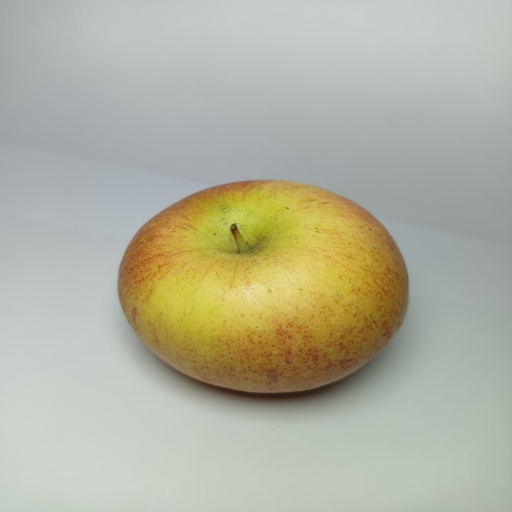
#> input picture Dataset/Fresh_Apple/IMG20260204225638.jpg, 512 x 512 px; its folder holds only this picture in this run
$ jupyter execute --allow-errors percobaan3.ipynb   (older library calls are emulated)
#> lines starting #> are read from the running program, lines starting #| are printed output that depends on the picture
# Klasifikasi Kesegaran Buah Menggunakan Metode GLCM dan Random Forest
## Percobaan 3 — Preprocessing: Resize + Median Filter + Histogram Equalization + Sobel + Sharpening (5 Preprocessing)
### Nama Anggota
- Thoriq Abdillah Falian Kusuma : F1D02410098
- Jasmine Aulia Santoso : F1D02410010
- Ulul Asmi : F1D002410144
- Fatriya Annastha Putra : F1D02410046

## Import Library

Cell dibawah mengimpor seluruh library yang dibutuhkan sepanjang program.

Library `os` digunakan untuk melakukan navigasi sistem file, sehingga program dapat membaca folder dataset dan melakukan iterasi secara otomatis pada setiap subfolder kelas. `OpenCV (cv2)` digunakan untuk membaca citra dari media penyimpanan, melakukan konversi warna dari BGR ke grayscale, serta mengubah ukuran citra (resize) agar memiliki dimensi yang seragam. Untuk keperluan visualisasi, `Matplotlib (matplotlib.pyplot)` digunakan untuk menampilkan sampel citra, grafik distribusi data, dan confusion matrix.

Dalam pengolahan data numerik, `NumPy` digunakan untuk melakukan operasi pada array multidimensi yang berfungsi menyimpan data citra, label, serta hasil perhitungan fitur. `Pandas` digunakan untuk mengelola data hasil ekstraksi fitur dalam bentuk DataFrame serta menyimpan dan membaca data dalam format CSV. Pembagian dataset menjadi data latih dan data uji dilakukan menggunakan fungsi `train_test_split` dari library `scikit-learn`, sehingga proses pembagian data dapat dilakukan secara acak namun tetap dapat direproduksi.

Pada tahap ekstraksi fitur tekstur, digunakan fungsi `graycomatrix` dan `graycoprops` dari library `scikit-image` untuk membentuk Gray-Level Co-occurrence Matrix (GLCM) dan menghitung berbagai karakteristik tekstur seperti contrast, correlation, energy, dan homogeneity. Selain itu, fungsi `entrop` dari library `SciPy` digunakan untuk menghitung nilai entropi berdasarkan distribusi probabilitas pada matriks GLCM sebagai fitur tambahan yang merepresentasikan kompleksitas tekstur citra.

Tahap klasifikasi dilakukan menggunakan tiga algoritma pembelajaran mesin dari library scikit-learn, yaitu RandomForestClassifier sebagai metode klasifikasi berbasis ensemble pohon keputusan, SVC (Support Vector Classifier) sebagai implementasi algoritma Support Vector Machine (SVM) dengan kernel Radial Basis Function (RBF), serta KNeighborsClassifier yang menerapkan metode K-Nearest Neighbors (KNN). Evaluasi performa model dilakukan menggunakan berbagai metrik dari sklearn.metrics, meliputi accuracy, precision, recall, F1-score, classification report, dan confusion matrix. Selanjutnya, Seaborn digunakan untuk menghasilkan visualisasi statistik tingkat lanjut, khususnya dalam menampilkan heatmap correlation matrix yang digunakan untuk menganalisis hubungan antar fitur yang diekstraksi.

Perbedaan penggunaan dibanding Percobaan 1 & 2: Pada Percobaan 3, cv2.filter2D digunakan secara aktif untuk operasi Sharpening dengan kernel, sementara numpy dimanfaatkan secara lebih intensif untuk implementasi manual konvolusi Sobel (kernel Sx dan Sy) dan perhitungan magnitude gradien.

[cell 1]
import os
import cv2 as cv
import matplotlib.pyplot as plt
import numpy as np
import pandas as pd
from sklearn.model_selection import train_test_split
from sklearn.metrics import accuracy_score, precision_score, recall_score, f1_score, classification_report
from sklearn.metrics import confusion_matrix, ConfusionMatrixDisplay
from skimage.feature import graycomatrix, graycoprops
from scipy.stats import entropy
from sklearn.ensemble import RandomForestClassifier
from sklearn.svm import SVC
from sklearn.neighbors import KNeighborsClassifier
import seaborn as sns

## Data Loading

Cell ini membaca seluruh gambar dari folder dataset dan melakukan resize seragam ke 250×250 piksel.

Yang dilakukan:

Fungsi resize_image(image, target_size=(250, 250)) didefinisikan sebagai wrapper modular untuk cv.resize()
Iterasi setiap subfolder dalam direktori Dataset/ masing-masing subfolder mewakili satu kelas
Setiap gambar dibaca, di-resize ke 250×250 piksel, dan dikonversi ke np.uint8
Gambar, label, dan nama file disimpan ke list masing-masing lalu dikonversi ke numpy array
Output: Total data: 828 dan Labels: ['Fresh_Apple' 'Moderately_Fresh_Apple' 'Rotten_Apple']

Ukuran resize 250×250 piksel konsisten dengan Percobaan 1 dan 2, memastikan dimensi seragam sebagai syarat pemrosesan batch dan komputasi GLCM yang efisien.

[cell 2]
def resize_image(image, target_size=(250, 250)):
    return cv.resize(image, target_size)

data = []
labels = []
file_name = []

dataset_path = 'Dataset'

for sub_folder in sorted(os.listdir(dataset_path)):
    folder_path = os.path.join(dataset_path, sub_folder)
    if not os.path.isdir(folder_path):
        continue
    for filename in os.listdir(folder_path):
        img_path = os.path.join(folder_path, filename)
        img = cv.imread(img_path)
#> img is the input picture: shape (512, 512, 3); mean B, G, R 159.2, 178, 177.7
        if img is None:
            continue
        img = resize_image(img, (250, 250))
        img = img.astype(np.uint8)
        data.append(img)
        labels.append(sub_folder)
        file_name.append(filename)

data = np.array(data)
labels = np.array(labels)
print(f'Total data: {len(data)}')
#| Total data: 2
print(f'Labels: {np.unique(labels)}')

## Data Understanding

Cell ini menampilkan distribusi jumlah gambar per kelas menggunakan bar chart.

Distribusi Dataset:

Fresh_Apple berjumlah 507 gambar dengan proporsi ±61.2%.
Moderately_Fresh_Apple berjumlah 166 gambar dengan proporsi ±20.0%.
Rotten_Apple berjumlah 155 gambar dengan proporsi ±18.7%.
Total berjumlah 828 gambar dengan proporsi 100%.

Dataset identik dengan Percobaan 1 dan 2. Distribusi tidak seimbang dengan Fresh_Apple mendominasi (~3× lebih banyak dari kelas lain) tetap menjadi karakteristik yang relevan dalam interpretasi hasil evaluasi model.

Karakteristik visual gambar:

Gambar diambil dengan kamera smartphone dalam kondisi pencahayaan dan background bervariasi
Apel segar: permukaan mulus, tekstur seragam, warna merah/hijau cerah
Apel cukup segar: mulai ada bercak kecil dan perubahan warna lokal
Apel busuk: permukaan tidak merata, bercak coklat/hitam signifikan, tekstur kasar

[cell 3]
unique, counts = np.unique(labels, return_counts=True)
plt.figure(figsize=(8, 5))
plt.bar(unique, counts, color=['green', 'orange', 'red'])
plt.xlabel('Kelas')
plt.ylabel('Jumlah Gambar')
plt.title('Distribusi Dataset Buah Apel')
for i, (u, c) in enumerate(zip(unique, counts)):
    plt.text(i, c + 5, str(c), ha='center', fontweight='bold')
plt.tight_layout()
plt.show()
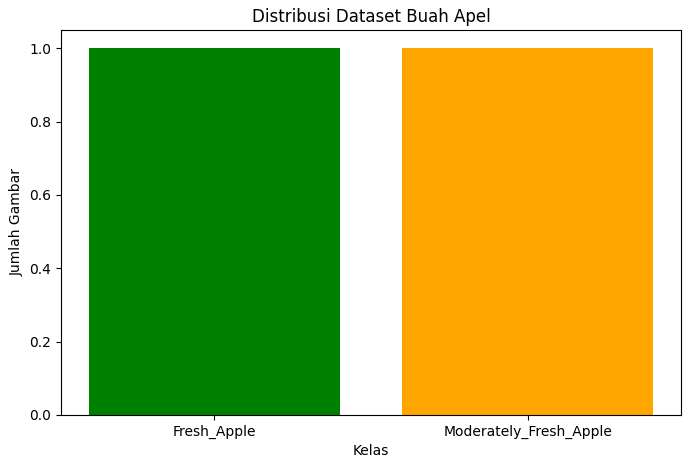
#> figure drawn by matplotlib, 1 panel

## Sample Data

Cell ini menggunakan fungsi show_sample_images() untuk menampilkan contoh gambar original dari setiap kelas dalam format grid 3×3.

Yang dilakukan:

Fungsi menerima array gambar, label, nama kelas, judul, dan jumlah sampel (n=3)
Grid 3 baris × 3 kolom = 9 gambar total, gambar BGR dikonversi ke RGB sebelum ditampilkan
Dipanggil dengan judul 'Sample Data Original' untuk membedakan dari visualisasi di tahap preprocessing berikutnya

Tujuan: Memverifikasi data terbaca benar, warna natural, dan label sesuai konten. Fungsi ini bersifat reusable dan dipanggil kembali setelah setiap tahap preprocessing untuk memperlihatkan transformasi visual yang terjadi.

[cell 4]
def show_sample_images(images, labels, class_names, title='Sample Images', n=3):
#> called with images = array of shape (2, 250, 250, 3), labels = array of shape (2,), title = 'Sample Data Original', n = 3
    fig, axes = plt.subplots(len(class_names), n, figsize=(n*3, len(class_names)*3))
    fig.suptitle(title, fontsize=14, fontweight='bold')
    for i, cls in enumerate(class_names):
        idx = np.where(labels == cls)[0]
        for j in range(min(n, len(idx))):
            img = images[idx[j]]
            if len(img.shape) == 3:
                axes[i][j].imshow(cv.cvtColor(img, cv.COLOR_BGR2RGB))
            else:
                axes[i][j].imshow(img, cmap='gray')
            axes[i][j].set_title(f'{cls}', fontsize=9)
            axes[i][j].axis('off')
    plt.tight_layout()
    plt.show()
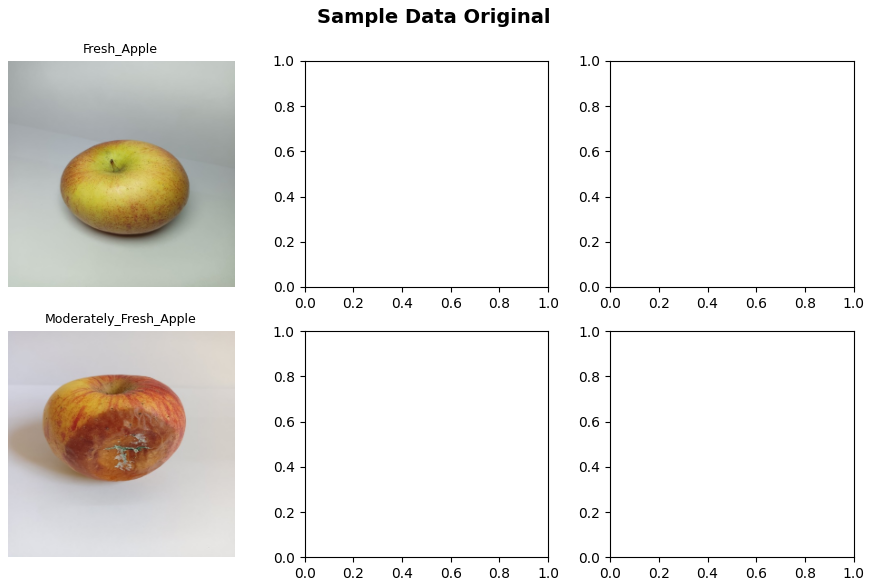
#> figure drawn by matplotlib, 2 panels

class_names = sorted(np.unique(labels))
show_sample_images(data, labels, class_names, 'Sample Data Original')

## Grayscale

Cell ini mengkonversi seluruh gambar dari BGR (3-channel) ke Grayscale (1-channel) menggunakan cv.cvtColor(img, cv.COLOR_BGR2GRAY).

Yang dilakukan:

Iterasi setiap gambar dalam data, konversi ke grayscale, simpan ke list img_grey
Hasil divisualisasikan dengan show_sample_images(img_grey, ..., 'Grayscale Images')

Grayscale dilakukan sebagai prasyarat wajib untuk seluruh preprocessing dan GLCM berikutnya, yaitu Sobel, Histogram Equalization, dan GLCM semuanya bekerja pada data intensitas tunggal (0–255). Formula pembobotan Y = 0.114B + 0.587G + 0.299R mempertahankan persepsi kecerahan yang akurat.

[cell 5]
img_grey = []
for img in data:
    gray = cv.cvtColor(img, cv.COLOR_BGR2GRAY)
    img_grey.append(gray)
#> this loop made 2 passes
#> pass 1, `gray = cv.cvtColor(img, cv.COLOR_BGR2GRAY)`:
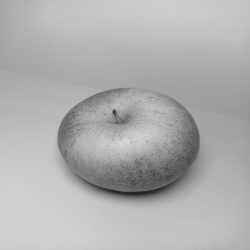
#> gray: shape (250, 250); min 34, max 217, mean 175.7
#> pass 2, `gray = cv.cvtColor(img, cv.COLOR_BGR2GRAY)`:
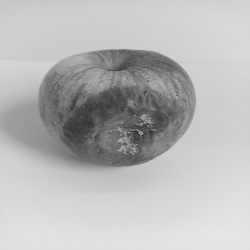
#> gray: shape (250, 250); min 38, max 232, mean 185
#> after the loop, img_grey = 2 items
img_grey = np.array(img_grey)

show_sample_images(img_grey, labels, class_names, 'Grayscale Images')

## Preprocessing 3: Resize + Median Filter + Histogram Equalization + Sobel + Sharpening
Pada percobaan 3, digunakan 5 preprocessing:
1. **Resize** (sudah dilakukan saat data loading ke ukuran 250x250)
2. **Median Filter** — menghilangkan noise salt & pepper
3. **Histogram Equalization** — meningkatkan kontras gambar
4. **Sobel Edge Detection** — mendeteksi tepi/batas area busuk pada apel
5. **Sharpening** — mempertegas detail tekstur permukaan buah

### Step 1: Median Filter

Cell ini menerapkan Median Filter manual (kernel 3×3) pada gambar grayscale untuk menghilangkan noise.

Yang dilakukan:

Fungsi hitung_median() dan median_filter(image, kernel_size=3) diimplementasikan manual
Sliding window 3×3 digeser ke setiap piksel; nilai output = median dari 9 piksel dalam window
Gambar di-pad dengan np.pad(..., mode='reflect') agar tepi gambar tetap diproses
Hasil 828 gambar disimpan dalam img_median
Visualisasi ditampilkan dengan judul 'Hasil Median Filter'

Fungsi: Menghilangkan noise salt-and-pepper sambil mempertahankan tepi objek (edge-preserving), sehingga sinyal tepi pada tahap Sobel berikutnya tidak terkontaminasi noise.

[cell 6]
def hitung_median(image):
    return np.median(image)

def median_filter(image, kernel_size=3):
    pad = kernel_size // 2
    padded = np.pad(image, pad, mode='reflect')
    result = np.zeros_like(image)
    for i in range(image.shape[0]):
        for j in range(image.shape[1]):
            window = padded[i:i+kernel_size, j:j+kernel_size]
            result[i, j] = hitung_median(window)
    return result.astype(np.uint8)

img_median = []
for img in img_grey:
    filtered = median_filter(img, kernel_size=3)
    img_median.append(filtered)
#> this loop made 2 passes
#> pad in median_filter on passes 1 to 2: 1, 1
#> after the loop, img_median = 2 items
img_median = np.array(img_median)

show_sample_images(img_median, labels, class_names, 'Hasil Median Filter')

### Step 2: Histogram Equalization

Cell ini menerapkan Histogram Equalization manual pada hasil Median Filter.

Yang dilakukan:
Fungsi histogram_equalization(image) mengimplementasikan HE melalui langkah:

Hitung histogram intensitas (np.histogram, 256 bins)
Hitung CDF (Cumulative Distribution Function) dari histogram
Masking nilai CDF=0 untuk menghindari pembagian nol
Linear stretching: (cdf - min) * 255 / (max - min) → lookup table [0, 255]
Mapping setiap piksel melalui lookup table

Hasilnya disimpan dalam img_histeq dan divisualisasikan.

Fungsi: Meratakan distribusi intensitas ke rentang penuh [0–255] sehingga kontras lokal meningkat. Output HE menjadi input Sobel dengan kontras yang lebih tinggi menghasilkan gradien tepi yang lebih kuat dan lebih mudah dideteksi.

[cell 7]
def histogram_equalization(image):
    hist, bins = np.histogram(image.flatten(), 256, [0, 256])
    cdf = hist.cumsum()
    cdf_normalized = cdf * hist.max() / cdf.max()
    cdf_m = np.ma.masked_equal(cdf, 0)
    cdf_m = (cdf_m - cdf_m.min()) * 255 / (cdf_m.max() - cdf_m.min())
    cdf = np.ma.filled(cdf_m, 0).astype('uint8')
    return cdf[image]

img_histeq = []
for img in img_median:
    equalized = histogram_equalization(img)
    img_histeq.append(equalized)
#> this loop made 2 passes
#> pass 1, `equalized = histogram_equalization(img)`:
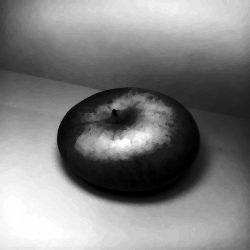
#> equalized: shape (250, 250); min 0, max 255, mean 128.9
#> pass 2, `equalized = histogram_equalization(img)`:
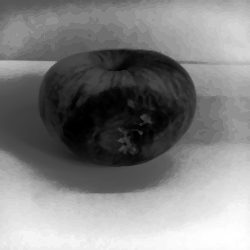
#> equalized: shape (250, 250); min 0, max 255, mean 129.3
#> after the loop, img_histeq = 2 items
img_histeq = np.array(img_histeq)

show_sample_images(img_histeq, labels, class_names, 'Hasil Histogram Equalization')

### Step 3: Sobel Edge Detection

Cell ini menerapkan deteksi tepi Sobel manual menggunakan konvolusi kernel 3×3.

Yang dilakukan:

Fungsi convo_edge(image, kernel):

Implementasi konvolusi manual dengan padding reflektif
Sliding window mengalikan piksel dengan elemen kernel dan menjumlahkan hasilnya
Menghasilkan peta gradien dalam satu arah (horizontal atau vertikal)

Fungsi deteksi_tepi(image, Sx, Sy):

Gx = convo_edge(image, Sx) — gradien horizontal (tepi vertikal)
Gy = convo_edge(image, Sy) — gradien vertikal (tepi horizontal)
magnitude = √(Gx² + Gy²) — magnitude gradien total
np.clip(magnitude, 0, 255) — pembatasan ke rentang valid
Hasilnya disimpan dalam img_sobel dan divisualisasikan

Alasan menggunakan metode Sobel:

Apel busuk memiliki batas yang jelas antara area busuk (gelap, tidak merata) dan area sehat (terang, seragam), batas ini menghasilkan gradien intensitas tinggi yang tertangkap Sobel.
Gambar tepi Sobel menonjolkan pola tepi tekstur daripada intensitas absolut, memberikan representasi yang berbeda secara fundamental dari preprocessing sebelumnya.
Implementasi manual (tanpa cv2.Sobel) menunjukkan pemahaman algoritmik terhadap operasi konvolusi.

Dampak pada nilai fitur: Setelah Sobel, nilai Contrast meningkat drastis dibanding Percobaan 2 (rata-rata ~44.3 vs ~27.2) karena Sobel justru menghasilkan kontras tinggi di area tepi dan hampir nol di area datar. Ini mengubah karakteristik distribusi GLCM secara fundamental.

[cell 8]
# Kernel Sobel
Sx = np.array([[-1, 0, 1],
               [-2, 0, 2],
               [-1, 0, 1]])

Sy = np.array([[-1, -2, -1],
               [ 0,  0,  0],
               [ 1,  2,  1]])

def convo_edge(image, kernel):
    pad = kernel.shape[0] // 2
    padded = np.pad(image, pad, mode='reflect')
    result = np.zeros_like(image, dtype=np.float64)
    for i in range(image.shape[0]):
        for j in range(image.shape[1]):
            window = padded[i:i+kernel.shape[0], j:j+kernel.shape[1]]
            result[i, j] = np.sum(window * kernel)
    return result

def deteksi_tepi(image, Sx, Sy):
    Gx = convo_edge(image.astype(np.float64), Sx)
    Gy = convo_edge(image.astype(np.float64), Sy)
    magnitude = np.sqrt(Gx**2 + Gy**2)
    magnitude = np.clip(magnitude, 0, 255)
    return magnitude.astype(np.uint8)

img_sobel = []
for img in img_histeq:
    sobel = deteksi_tepi(img, Sx, Sy)
    img_sobel.append(sobel)
#> this loop made 2 passes
#> pass 1, in deteksi_tepi, `Gx = convo_edge(image.astype(np.float64), Sx)`:
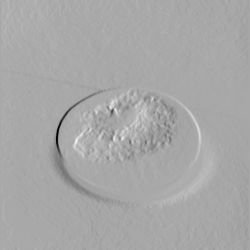
#> Gx: shape (250, 250) float64; min -575, max 295, mean -1.9; drawn with min black and max white
#> pass 1, in deteksi_tepi, `Gy = convo_edge(image.astype(np.float64), Sy)`:
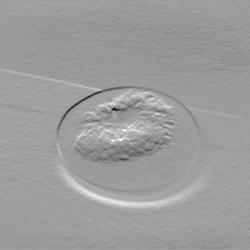
#> Gy: shape (250, 250) float64; min -514, max 322, mean -0.1; drawn with min black and max white
#> pass 1, in deteksi_tepi, `magnitude = np.sqrt(Gx**2 + Gy**2)`:
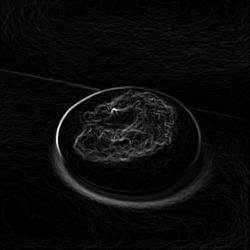
#> magnitude: shape (250, 250) float64; min 0, max 607, mean 26; drawn with min black and max white
#> after the loop, img_sobel = 2 items
img_sobel = np.array(img_sobel)

show_sample_images(img_sobel, labels, class_names, 'Hasil Sobel Edge Detection')
#> after the loop in show_sample_images (call 5), `for i, cls in enumerate(class_names):`:
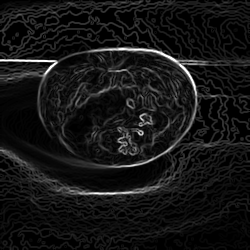
#> img: shape (250, 250); min 0, max 255, mean 21.2
#> (the rest of the program and of its run is left out)
